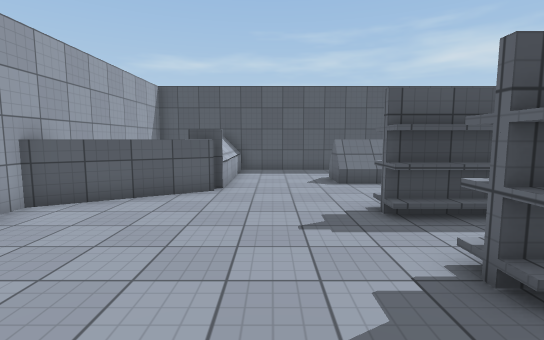
View 1 (above)

16 first-person views from a walk through a scene from a Unity 3-D project. The camera is 1.5 m above the floor, tilts 6° down and sees 85° across. The floor is counted in squares, 1 m on a side. Each view is taken from the middle of a square. On the plan, view 1 faces up. The plan holds only what a view shows up to about 15 squares ahead; the rest is blank. The player character is not drawn. Door leaves are left out, so doorways stand open. Surface patterns are stand-ins for the level's own textures.

View 2
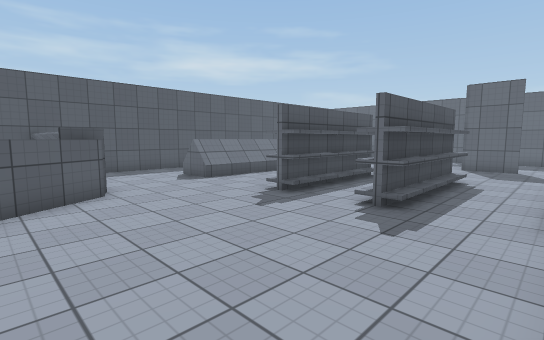

View 3
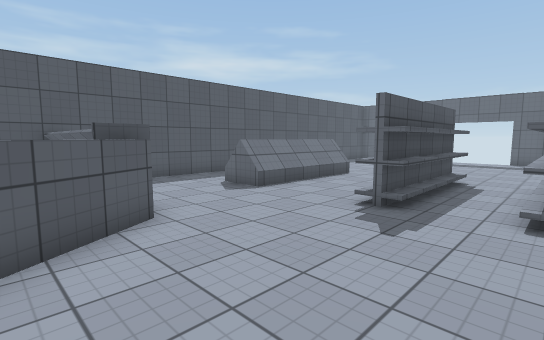

View 4
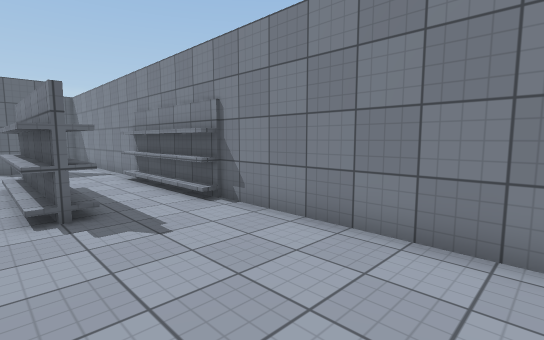

View 5
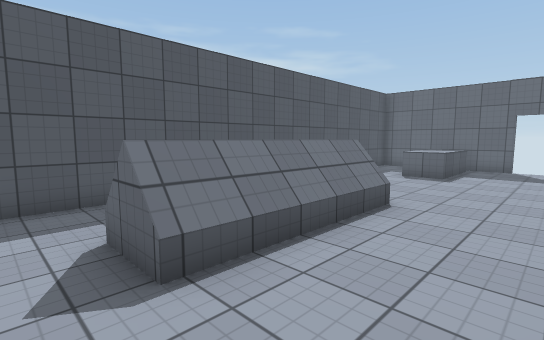

View 6
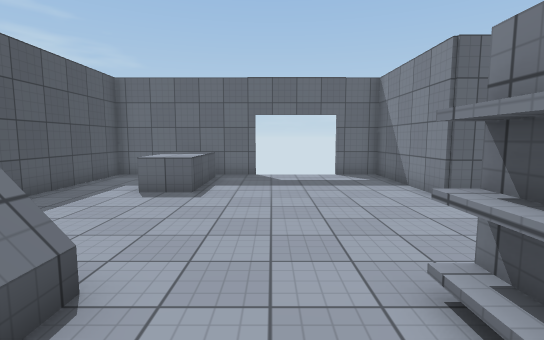

View 7
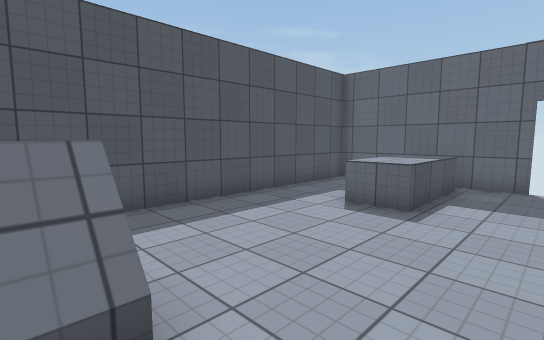

View 8
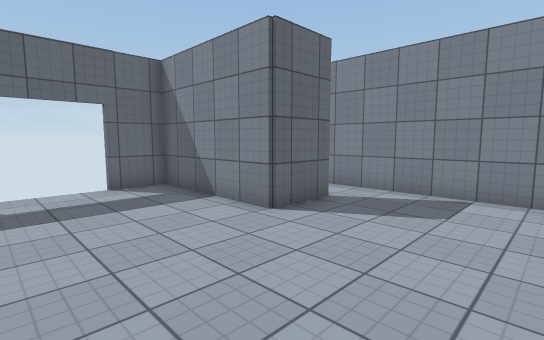

View 9
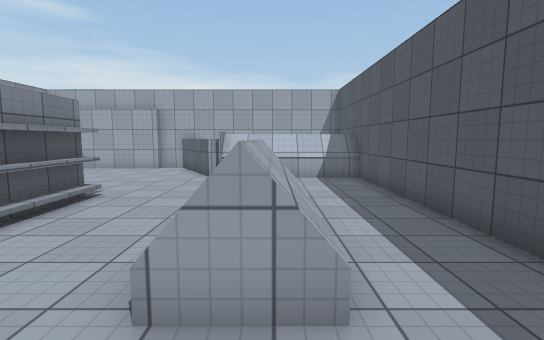

View 10
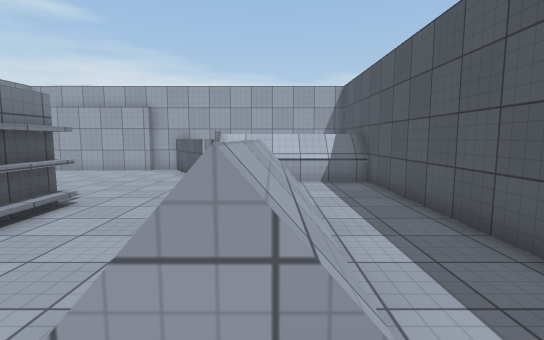

View 11
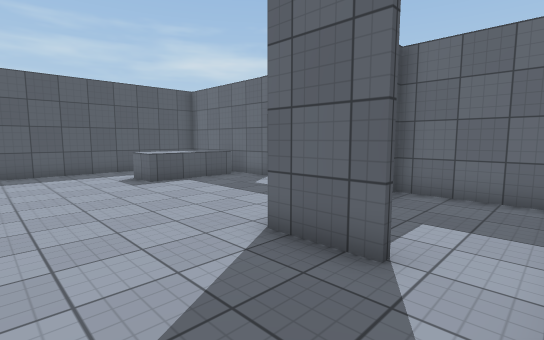

View 12
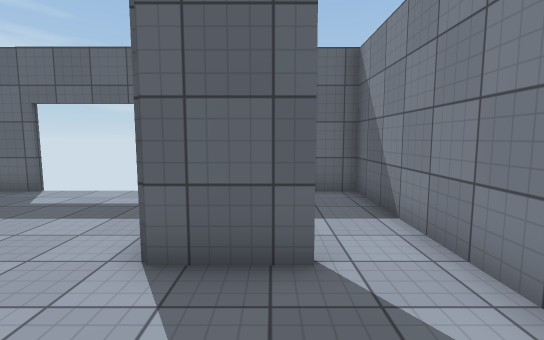

View 13
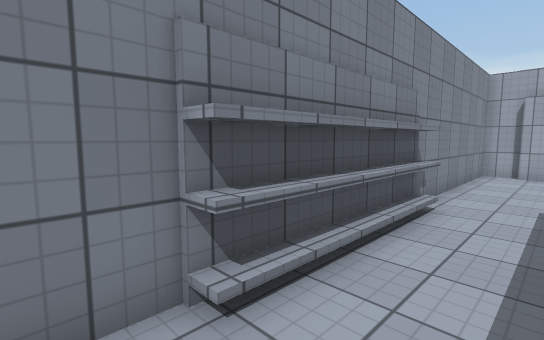

View 14
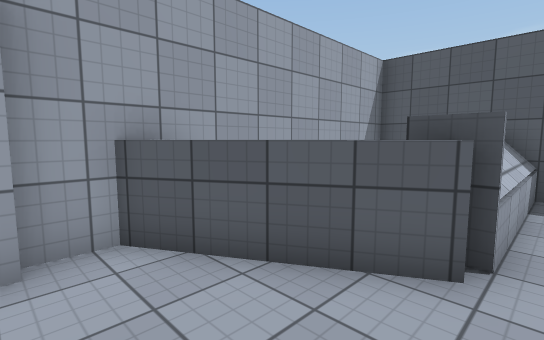

View 15
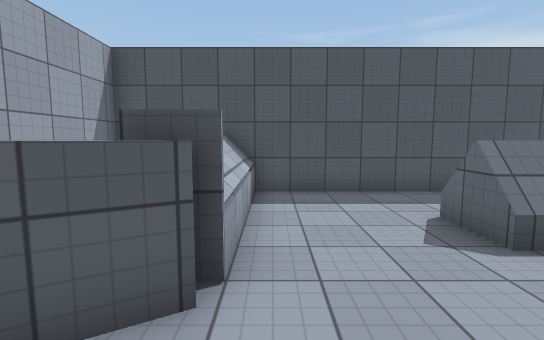

View 16
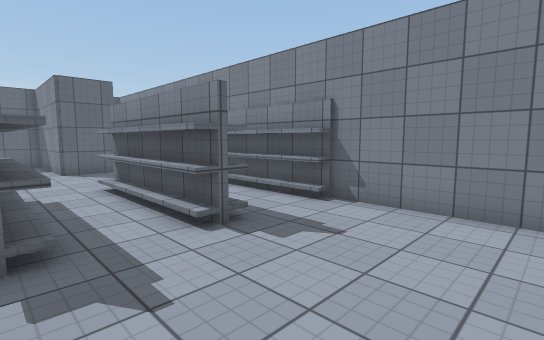

### Floor plan
Key: @ floor where view 1 was taken; # wall or solid block; x gap in a wall; . floor; D open door; = window, fence, low wall or low ledge; ^ raised ledge; S shelf.
Columns run from 6 left of view 1 to 18 right of it. Each row starts with its distance up from view 1.
 15   #######################
 14  #  ^...................#
 13  #  ^.................. #
 12  #  ^...............^^^ #
 11  #  ^...=======....^^^^^#
 10  #  ^...#=====#.....^^^.#
  9  #  ^...................x
  8 ###^=...................
  7 #==.....................
  6 #.......SSSSSSS.........
  5 ##......................x
  4  #......................#
  3  #......SSSSSSS...#######
  2  #................#.....#
  1 ##................DD....#
  0 #.....@.SSSSSSS...DD....#
 -1 #########     ###########

Positions as (right, up) in squares from view 1, and headings:
1: (0, 0), facing up
2: (-4, 0), facing up-right
3: (-4, 3), facing up-right
4: (-4, 4), facing down-right
5: (1, 7), facing up-right
6: (5, 8), facing right
7: (7, 8), facing up-right
8: (8, 8), facing down-right
9: (10, 11), facing left
10: (9, 11), facing left
11: (9, 0), facing up-right
12: (9, 2), facing right
13: (9, 2), facing down-left
14: (-1, 5), facing up-left
15: (-1, 6), facing up
16: (-2, 6), facing down-right
